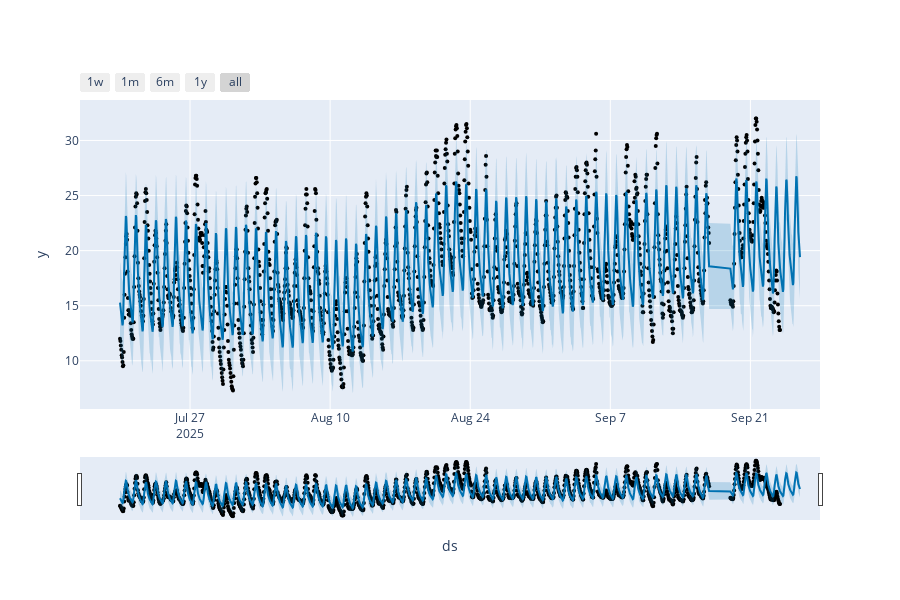

Notebook code cell kept with this figure:
### Code cell
py.init_notebook_mode(connected=True)
fig = plot_plotly(model, forecast)
fig.show()

### Figure 1 — Plotly figure (JSON) as saved in the notebook; plotly's stock layout.template omitted (floating-point values rounded to 4 significant figures; data arrays with more than 128 entries replaced by an {"elided": "..."} marker saying what was removed)
{"data": [{"marker": {"color": "black", "size": 4}, "mode": "markers", "name": "Actual", "type": "scatter", "x": {"elided": "1534 str values"}, "y": {"elided": "1534 float values"}}, {"hoverinfo": "skip", "line": {"width": 0}, "mode": "lines", "type": "scatter", "x": {"elided": "1582 str values"}, "y": {"elided": "1582 float values"}}, {"fill": "tonexty", "fillcolor": "rgba(0, 114, 178, 0.2)", "line": {"color": "#0072B2", "width": 2}, "mode": "lines", "name": "Predicted", "type": "scatter", "x": {"elided": "1582 str values"}, "y": {"elided": "1582 float values"}}, {"fill": "tonexty", "fillcolor": "rgba(0, 114, 178, 0.2)", "hoverinfo": "skip", "line": {"width": 0}, "mode": "lines", "type": "scatter", "x": {"elided": "1582 str values"}, "y": {"elided": "1582 float values"}}], "layout": {"height": 600, "showlegend": false, "width": 900, "xaxis": {"rangeselector": {"buttons": [{"count": 7, "label": "1w", "step": "day", "stepmode": "backward"}, {"count": 1, "label": "1m", "step": "month", "stepmode": "backward"}, {"count": 6, "label": "6m", "step": "month", "stepmode": "backward"}, {"count": 1, "label": "1y", "step": "year", "stepmode": "backward"}, {"step": "all"}]}, "rangeslider": {"visible": true}, "title": {"text": "ds"}, "type": "date"}, "yaxis": {"title": {"text": "y"}}}}
